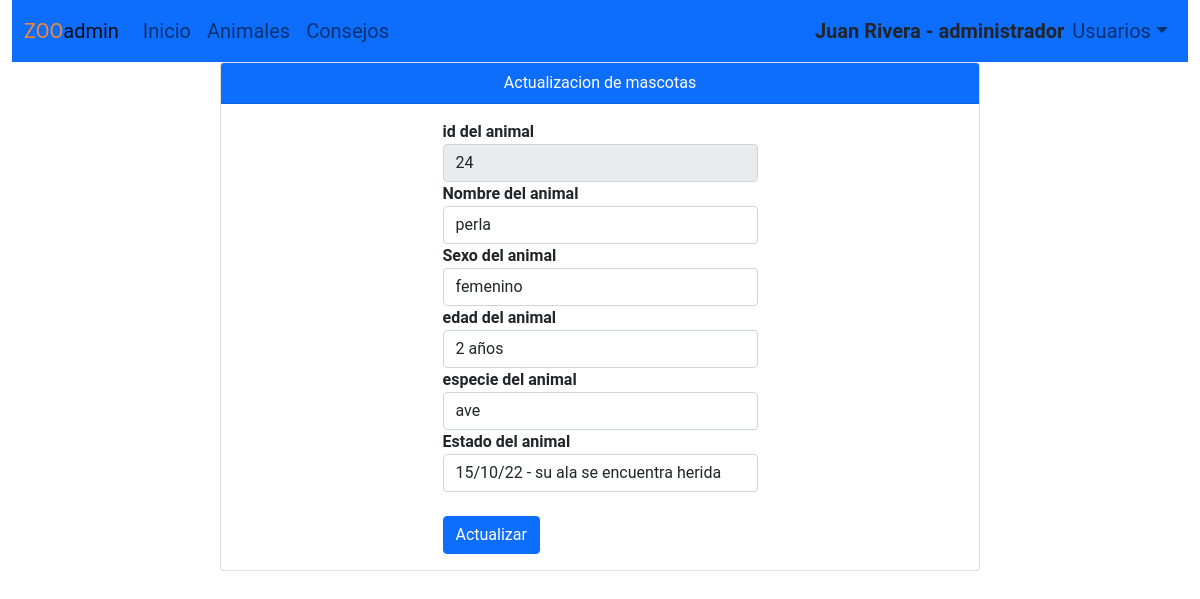
Page /index.php?controlador=animales&accion=actualizarRegistro&id_animal=24 (signed in) on the committed database.
### tables this page shows
CREATE TABLE `animales` (
  `id_animal` int(11) NOT NULL,
  `nombre` varchar(50) NOT NULL,
  `sexo` varchar(50) NOT NULL,
  `edad` varchar(50) NOT NULL,
  `especie` varchar(20) NOT NULL,
  `historial_med` longtext NOT NULL,
  `id_usuario` int(20) NOT NULL
);

### controladores/controlador_animales.php (called while the page is built, shortened)
<?php
    include_once("modelos/animal.php");
    class Controladoranimales {
        public function actualizarRegistro(){
            if($_GET){
            $idanimal=$_GET['id_animal'];
            $Datosanimal=animal::Buscaranimal($idanimal);
            }
            include_once "vistas/animales/actualizar.php";
            include_once "./vistas/animales/actualizar.php";
        }
    }
?>

### ruteador.php (called while the page is built, shortened)
<?php
    $objcontrolador = new $controlador();
    $objcontrolador -> $getaccion();
?>

### index.php (called while the page is built, shortened)
<?php
    include_once ("vistas/plantilla.php");
?>

### modelos/animal.php (called while the page is built, shortened)
<?php
    class animal{
    public function __construct ($idA,$nombreA,$sexoA,$edadA,$especieA,$historialM){
        $this->idanimal=$idA;
        $this->nombreanimal=$nombreA;
        $this->sexoanimal=$sexoA;
        $this->edadanimal=$edadA;
        $this->especieanimal=$especieA;
        $this->historialmedico=$historialM;
    }
    public static function Buscaranimal($idanimal){
        $conexionBaseDatos=BaseDatos::crearInstancia();
        $sql=$conexionBaseDatos -> prepare ("SELECT * FROM animales WHERE id_animal=?");
        $sql->execute (array($idanimal));
        $animal=$sql->fetch();
        return new animal ($animal['id_animal'],$animal['nombre'],$animal['sexo'],$animal['edad'],$animal['especie'], $animal['historial_med']);
    }
    }
?>

### vistas/animales/actualizar.php (the view)
<?php
    include_once("./modelos/animal.php");
?>
<div class="container">
    <div class="row d-flex flex-grid justify-content-center">
        <div class="col-md-8">
            <div class="card card-color">
                <div class="card-header text-white bg-primary text-center">
                    Actualizacion de mascotas
                </div>
                <div class="card-body">
                    <div class="container col-sm-6">
                        <form method="POST" action="index.php?controlador=animales&accion=actualizarRegistro&id_animal">
                        <div class = "form-group">
                                <label for="inputid_animal"> <strong> id del animal </strong></label>
                                <input readonly type="text" value="<?php echo $Datosanimal->idanimal; ?>" name="txtid" class="form-control" id="inputid_animal" >
                            </div>
                            <div class = "form-group">
                                <label for="inputnombre"> <strong> Nombre del animal </strong></label>
                                <input type="text" value="<?php echo $Datosanimal->nombreanimal; ?>" name="txtnombre" class="form-control" id="inputnombre" >
                            </div>
                            <div class = "form-group">
                                <label for="inputsexo"> <strong> Sexo del animal </strong></label>
                                <input type="text" value="<?php echo $Datosanimal->sexoanimal; ?>"  name="txtsexo" class="form-control" id="inputsexo" >
                            </div>
                            <div class = "form-group">
                                <label for="inputedad"> <strong> edad del animal </strong></label>
                                <input type="text" value="<?php echo $Datosanimal->edadanimal; ?>" name="txtedad" class="form-control" id="inputedad" >
                            </div>
                            <div class = "form-group">
                                <label for="inputespecie"> <strong> especie del animal </strong></label>
                                <input type="text" value="<?php echo $Datosanimal->especieanimal; ?>" name="txtespecie" class="form-control" id="inputespecie" >
                            </div>
                            <div class = "form-group">
                                <label for="inputhistorial_med"> <strong> Estado del animal </strong></label>
                                <input type="text"  value="<?php echo $Datosanimal->historialmedico; ?>" name="txthistorial" class="form-control" id="inputhistorial_med">
                            </div>
                            <br>
                            <button type="submit" class="btn btn-primary"> Actualizar </button>
                        </form>
                    </div>
                </div>
            </div>
        </div>
    </div>
</div>

### vistas/recursos/css/styles.css (style rules this page uses)
* { box-sizing: border-box; }
html { scroll-behavior: smooth; }
body { font-family: 'Roboto', sans-serif; margin: 0; }
.container { max-width: 1400px; margin: auto; }

### rows in the picture
animales: txtid "24", txtnombre "perla", txtsexo "femenino", txtedad "2 años", txtespecie "ave", txthistorial "15/10/22 - su ala se encuentra herida"

### other values in the picture
$_SESSION["usuario"]['nombre'] "Juan Rivera"
$_SESSION["usuario"]['perfil'] "administrador"
